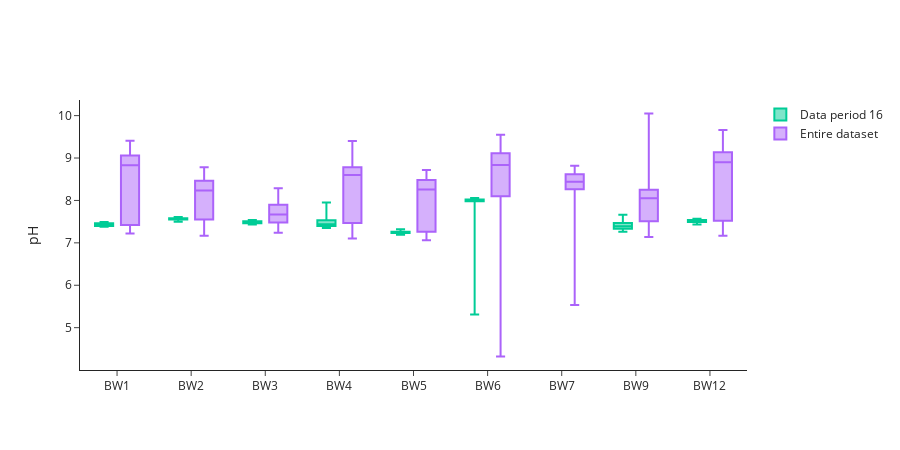

Notebook code for this chart:
### Markdown cell above
pH comparison between data period and entire dataset (2021-2024).

### Code cell
ph_df = wq_df[(wq_df['data_type'] == 'ph')].dropna(subset=['mean'])
ph_df.loc[(ph_df['mean'] < 4) | (ph_df['mean'] > 11), 'mean'] = np.nan
ph_period_stats = ph_df.groupby('bwfl_id')['mean'].describe(percentiles=[.01, .10, .25, .50, .75, .90, .99])
ph_dataset_stats = get_sensor_stats('ph', ph_df['bwfl_id'].unique())

fig = go.Figure()

for i, bwfl_id in enumerate(ph_period_stats.index):
    stats = ph_period_stats.loc[bwfl_id]

    if stats['count'] != 0:
        fig.add_trace(go.Box(
            x=[bwfl_id],
            lowerfence=[stats['min']],
            q1=[stats['25%']],
            median=[stats['50%']],
            q3=[stats['75%']],
            upperfence=[stats['max']],
            name=f'Data period {str(data_period).zfill(2)}',
            marker_color=default_colors[2],
            boxpoints=False,
            offsetgroup='temp_period_stats',
            showlegend=(i == 0)
        ))

for i, bwfl_id in enumerate(ph_dataset_stats.index):
    stats = ph_dataset_stats.loc[bwfl_id]

    if stats['count'] != 0:
        fig.add_trace(go.Box(
            x=[bwfl_id],
            lowerfence=[stats['min']],
            q1=[stats['25%']],
            median=[stats['50%']],
            q3=[stats['75%']],
            upperfence=[stats['max']],
            name='Entire dataset',
            marker_color=default_colors[3],
            boxpoints=False,
            offsetgroup='temp_dataset_stats',
            showlegend=(i == 0)
        ))

fig.update_layout(
    yaxis_title='pH',
    xaxis_title='',
    xaxis=dict(
        tickmode='array',
        tickvals=sorted(ph_df['bwfl_id'].unique(), key=lambda x: int(x[2:])),
        ticktext=sorted(ph_df['bwfl_id'].unique(), key=lambda x: int(x[2:])),
        categoryorder='array',
        categoryarray=sorted(ph_df['bwfl_id'].unique(), key=lambda x: int(x[2:]))
    ),
    legend_title_text='',
    template='simple_white',
    boxmode='group',
    height=450,
)

fig.show()

### Figure 1 — Plotly figure (JSON) as saved in the notebook; plotly's stock layout.template omitted (floating-point values rounded to 4 significant figures)
{"data": [{"boxpoints": false, "lowerfence": [7.38], "marker": {"color": "#00CC96"}, "median": [7.42], "name": "Data period 16", "offsetgroup": "temp_period_stats", "q1": [7.4], "q3": [7.46], "showlegend": true, "type": "box", "upperfence": [7.49], "x": ["BW1"]}, {"boxpoints": false, "lowerfence": [7.43], "marker": {"color": "#00CC96"}, "median": [7.51], "name": "Data period 16", "offsetgroup": "temp_period_stats", "q1": [7.49], "q3": [7.54], "showlegend": false, "type": "box", "upperfence": [7.57], "x": ["BW12"]}, {"boxpoints": false, "lowerfence": [7.5], "marker": {"color": "#00CC96"}, "median": [7.56], "name": "Data period 16", "offsetgroup": "temp_period_stats", "q1": [7.55], "q3": [7.58], "showlegend": false, "type": "box", "upperfence": [7.61], "x": ["BW2"]}, {"boxpoints": false, "lowerfence": [7.43], "marker": {"color": "#00CC96"}, "median": [7.48], "name": "Data period 16", "offsetgroup": "temp_period_stats", "q1": [7.46], "q3": [7.51], "showlegend": false, "type": "box", "upperfence": [7.54], "x": ["BW3"]}, {"boxpoints": false, "lowerfence": [7.35], "marker": {"color": "#00CC96"}, "median": [7.44], "name": "Data period 16", "offsetgroup": "temp_period_stats", "q1": [7.4], "q3": [7.53], "showlegend": false, "type": "box", "upperfence": [7.95], "x": ["BW4"]}, {"boxpoints": false, "lowerfence": [7.19], "marker": {"color": "#00CC96"}, "median": [7.24], "name": "Data period 16", "offsetgroup": "temp_period_stats", "q1": [7.23], "q3": [7.26], "showlegend": false, "type": "box", "upperfence": [7.32], "x": ["BW5"]}, {"boxpoints": false, "lowerfence": [5.31], "marker": {"color": "#00CC96"}, "median": [8], "name": "Data period 16", "offsetgroup": "temp_period_stats", "q1": [7.98], "q3": [8.02], "showlegend": false, "type": "box", "upperfence": [8.06], "x": ["BW6"]}, {"boxpoints": false, "lowerfence": [7.26], "marker": {"color": "#00CC96"}, "median": [7.39], "name": "Data period 16", "offsetgroup": "temp_period_stats", "q1": [7.33], "q3": [7.47], "showlegend": false, "type": "box", "upperfence": [7.66], "x": ["BW9"]}, {"boxpoints": false, "lowerfence": [7.22], "marker": {"color": "#AB63FA"}, "median": [8.83], "name": "Entire dataset", "offsetgroup": "temp_dataset_stats", "q1": [7.42], "q3": [9.06], "showlegend": true, "type": "box", "upperfence": [9.41], "x": ["BW1"]}, {"boxpoints": false, "lowerfence": [7.17], "marker": {"color": "#AB63FA"}, "median": [8.9], "name": "Entire dataset", "offsetgroup": "temp_dataset_stats", "q1": [7.52], "q3": [9.137], "showlegend": false, "type": "box", "upperfence": [9.66], "x": ["BW12"]}, {"boxpoints": false, "lowerfence": [7.17], "marker": {"color": "#AB63FA"}, "median": [8.233], "name": "Entire dataset", "offsetgroup": "temp_dataset_stats", "q1": [7.55], "q3": [8.467], "showlegend": false, "type": "box", "upperfence": [8.78], "x": ["BW2"]}, {"boxpoints": false, "lowerfence": [7.24], "marker": {"color": "#AB63FA"}, "median": [7.67], "name": "Entire dataset", "offsetgroup": "temp_dataset_stats", "q1": [7.48], "q3": [7.9], "showlegend": false, "type": "box", "upperfence": [8.29], "x": ["BW3"]}, {"boxpoints": false, "lowerfence": [7.1], "marker": {"color": "#AB63FA"}, "median": [8.6], "name": "Entire dataset", "offsetgroup": "temp_dataset_stats", "q1": [7.47], "q3": [8.78], "showlegend": false, "type": "box", "upperfence": [9.4], "x": ["BW4"]}, {"boxpoints": false, "lowerfence": [7.06], "marker": {"color": "#AB63FA"}, "median": [8.26], "name": "Entire dataset", "offsetgroup": "temp_dataset_stats", "q1": [7.26], "q3": [8.48], "showlegend": false, "type": "box", "upperfence": [8.72], "x": ["BW5"]}, {"boxpoints": false, "lowerfence": [4.32], "marker": {"color": "#AB63FA"}, "median": [8.837], "name": "Entire dataset", "offsetgroup": "temp_dataset_stats", "q1": [8.1], "q3": [9.11], "showlegend": false, "type": "box", "upperfence": [9.55], "x": ["BW6"]}, {"boxpoints": false, "lowerfence": [5.533], "marker": {"color": "#AB63FA"}, "median": [8.44], "name": "Entire dataset", "offsetgroup": "temp_dataset_stats", "q1": [8.267], "q3": [8.617], "showlegend": false, "type": "box", "upperfence": [8.82], "x": ["BW7"]}, {"boxpoints": false, "lowerfence": [7.14], "marker": {"color": "#AB63FA"}, "median": [8.049], "name": "Entire dataset", "offsetgroup": "temp_dataset_stats", "q1": [7.51], "q3": [8.253], "showlegend": false, "type": "box", "upperfence": [10.05], "x": ["BW9"]}], "layout": {"boxmode": "group", "height": 450, "legend": {"title": {"text": ""}}, "xaxis": {"autorange": true, "categoryarray": ["BW1", "BW2", "BW3", "BW4", "BW5", "BW6", "BW7", "BW9", "BW12"], "categoryorder": "array", "range": [-0.5, 8.5], "tickmode": "array", "ticktext": ["BW1", "BW2", "BW3", "BW4", "BW5", "BW6", "BW7", "BW9", "BW12"], "tickvals": ["BW1", "BW2", "BW3", "BW4", "BW5", "BW6", "BW7", "BW9", "BW12"], "title": {"text": ""}, "type": "category"}, "yaxis": {"autorange": true, "range": [4.002, 10.37], "title": {"text": "pH"}}}}
